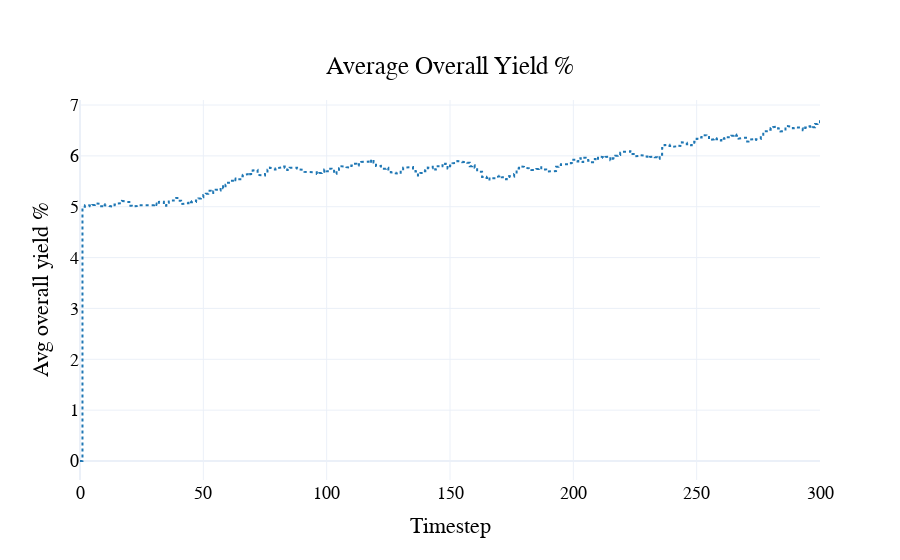

Source (notebook cell):
### Code cell
visualizations.plot_avg_overall_yield(
    df
)

### Figure 1 — Plotly figure (JSON) as saved in the notebook; plotly's stock layout.template omitted (floating-point values rounded to 4 significant figures; data arrays with more than 128 entries replaced by an {"elided": "..."} marker saying what was removed)
{"data": [{"line": {"color": "#1f77b4", "dash": "dot"}, "name": "Avg overall yield %", "type": "scatter", "x": {"elided": "1501 int values"}, "y": {"elided": "1501 float values"}}], "layout": {"font": {"color": "black", "family": "Arial", "size": 18}, "hovermode": "x unified", "legend": {"orientation": "h", "x": 0.5, "xanchor": "center", "y": -0.5, "yanchor": "bottom"}, "paper_bgcolor": "rgba(255, 255, 255, 1)", "plot_bgcolor": "rgba(255, 255, 255, 1)", "title": {"text": "Average Overall Yield %", "x": 0.5, "xanchor": "center", "y": 0.9, "yanchor": "top"}, "xaxis": {"title": {"text": "Timestep"}}, "yaxis": {"title": {"text": "Avg overall yield %"}}}}
